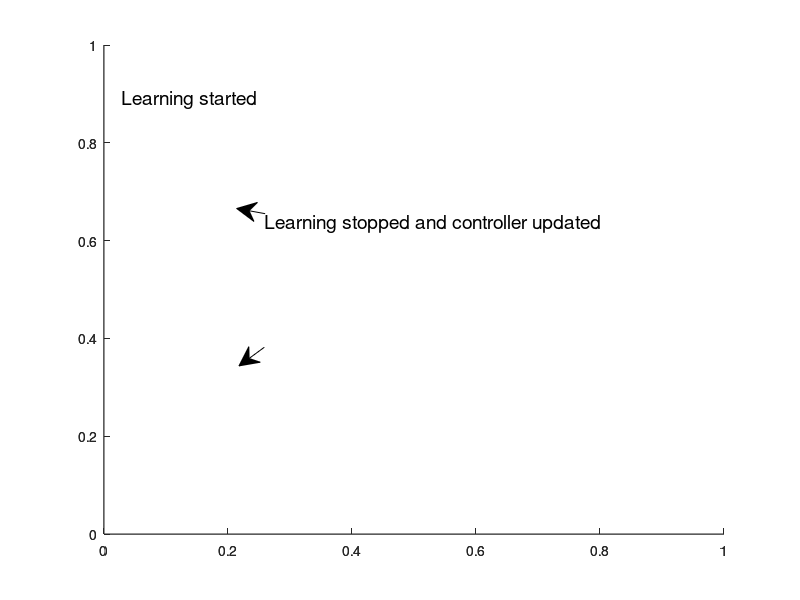

Recreate this plot in MATLAB.
annotation(gcf,'textbox',...
    [0.151383141762452 0.807017543859649 0.0938275862068968 0.0543859649122808],...
    'String',{'Learning started'},...
    'FontSize',14,...
    'FitBoxToText','off',...
    'LineStyle','none');


% Create textbox
annotation(gcf,'textbox',...
    [0.330157088122604 0.603211446740859 0.152486590038315 0.0507399659721653],...
    'String',{'Learning stopped and controller updated'},...
    'FontSize',14,...
    'FitBoxToText','off',...
    'LineStyle','none');



% Create arrow
annotation(gcf,'arrow',[0.331417624521073 0.295862068965517],...
    [0.643879173290938 0.652496025437203]);

% Create arrow
annotation(gcf,'arrow',[0.330459770114942 0.298735632183907],...
    [0.421303656597774 0.390174880763118]);

